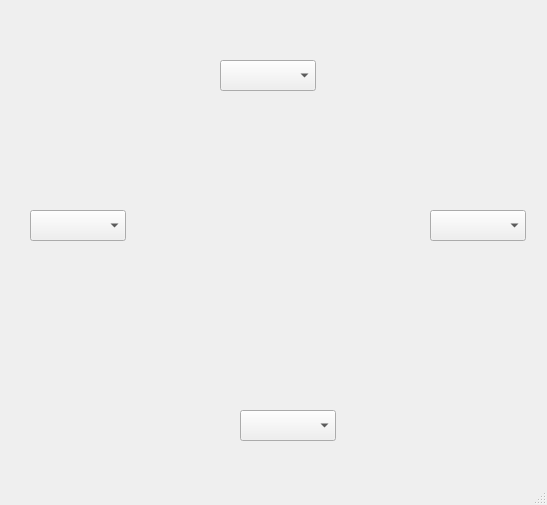
<?xml version="1.0" encoding="UTF-8"?>
<ui version="4.0">
 <class>Color</class>
 <widget class="QMainWindow" name="Color">
  <property name="geometry">
   <rect>
    <x>0</x>
    <y>0</y>
    <width>547</width>
    <height>505</height>
   </rect>
  </property>
  <property name="windowTitle">
   <string>MainWindow</string>
  </property>
  <widget class="QWidget" name="centralwidget">
   <widget class="KColorCombo" name="north">
    <property name="geometry">
     <rect>
      <x>220</x>
      <y>60</y>
      <width>96</width>
      <height>31</height>
     </rect>
    </property>
   </widget>
   <widget class="KColorCombo" name="west">
    <property name="geometry">
     <rect>
      <x>30</x>
      <y>210</y>
      <width>96</width>
      <height>31</height>
     </rect>
    </property>
   </widget>
   <widget class="KColorCombo" name="east">
    <property name="geometry">
     <rect>
      <x>430</x>
      <y>210</y>
      <width>96</width>
      <height>31</height>
     </rect>
    </property>
   </widget>
   <widget class="KColorCombo" name="south">
    <property name="geometry">
     <rect>
      <x>240</x>
      <y>410</y>
      <width>96</width>
      <height>31</height>
     </rect>
    </property>
   </widget>
  </widget>
  <widget class="QMenuBar" name="menubar">
   <property name="geometry">
    <rect>
     <x>0</x>
     <y>0</y>
     <width>547</width>
     <height>27</height>
    </rect>
   </property>
  </widget>
  <widget class="QStatusBar" name="statusbar"/>
 </widget>
 <customwidgets>
  <customwidget>
   <class>KColorCombo</class>
   <extends>QComboBox</extends>
   <header>kcolorcombo.h</header>
  </customwidget>
 </customwidgets>
 <resources/>
 <connections/>
</ui>
